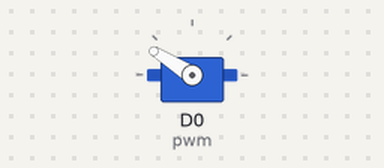
Recording of a program running on a simulated CircuitPython board. On the bench: servo.

Above: at 0.05 s.
At 11.0 s:
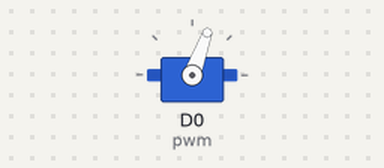
Timing chart, 0 to 14.3 s (numbered marks = the images above):
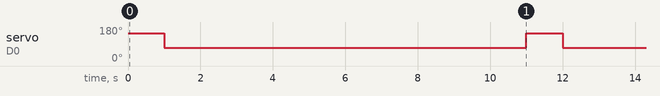

Measured:
- by itself, servo on D0 (pwm): alternates 148° for 1.0 s and 70° for 10.0 s

The program:

servo_test.py
```python
import time
import board
import pwmio
from adafruit_motor import servo

pwm = pwmio.PWMOut(board.D0, frequency=50,  duty_cycle=5)

dropper = servo.Servo(pwm) #servo object

while True:
    dropper.angle = 148 #open position
    time.sleep(1)

    dropper.angle = 70 #closed
    time.sleep(10)
```
